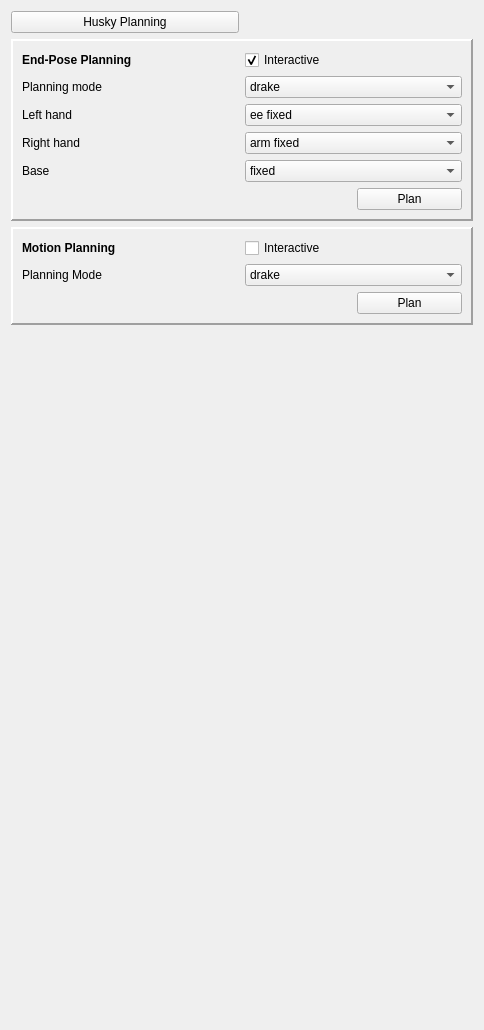
<?xml version="1.0" encoding="UTF-8"?>
<ui version="4.0">
 <class>moveFootDownButton</class>
 <widget class="QWidget" name="moveFootDownButton">
  <property name="geometry">
   <rect>
    <x>0</x>
    <y>0</y>
    <width>484</width>
    <height>1030</height>
   </rect>
  </property>
  <property name="windowTitle">
   <string>Motion Planning Panel</string>
  </property>
  <layout class="QGridLayout" name="gridLayout_7">
   <item row="3" column="0" colspan="2">
    <widget class="QFrame" name="MotionPlanningPanel">
     <property name="frameShape">
      <enum>QFrame::Panel</enum>
     </property>
     <property name="frameShadow">
      <enum>QFrame::Raised</enum>
     </property>
     <property name="lineWidth">
      <number>2</number>
     </property>
     <layout class="QGridLayout" name="gridLayout_5">
      <item row="0" column="0">
       <layout class="QGridLayout" name="gridLayout_2">
        <item row="0" column="1">
         <widget class="QCheckBox" name="mpInteractiveCheck">
          <property name="enabled">
           <bool>true</bool>
          </property>
          <property name="text">
           <string>Interactive</string>
          </property>
          <property name="checkable">
           <bool>true</bool>
          </property>
         </widget>
        </item>
        <item row="0" column="0">
         <widget class="QLabel" name="label_4">
          <property name="font">
           <font>
            <weight>75</weight>
            <bold>true</bold>
           </font>
          </property>
          <property name="text">
           <string>Motion Planning</string>
          </property>
         </widget>
        </item>
        <item row="2" column="1">
         <layout class="QHBoxLayout" name="horizontalLayout_3">
          <item>
           <widget class="QLabel" name="label_9">
            <property name="text">
             <string/>
            </property>
           </widget>
          </item>
          <item>
           <widget class="QPushButton" name="mpPlanButton">
            <property name="text">
             <string>Plan</string>
            </property>
           </widget>
          </item>
         </layout>
        </item>
        <item row="1" column="0">
         <widget class="QLabel" name="label_7">
          <property name="text">
           <string>Planning Mode</string>
          </property>
         </widget>
        </item>
        <item row="1" column="1">
         <widget class="QComboBox" name="mpModeCombo">
          <item>
           <property name="text">
            <string>drake</string>
           </property>
          </item>
          <item>
           <property name="text">
            <string>exotica</string>
           </property>
          </item>
         </widget>
        </item>
       </layout>
      </item>
     </layout>
    </widget>
   </item>
   <item row="1" column="0" colspan="2">
    <widget class="QFrame" name="EndPosePlanningPanel">
     <property name="sizePolicy">
      <sizepolicy hsizetype="Preferred" vsizetype="Minimum">
       <horstretch>0</horstretch>
       <verstretch>0</verstretch>
      </sizepolicy>
     </property>
     <property name="whatsThis">
      <string/>
     </property>
     <property name="accessibleName">
      <string/>
     </property>
     <property name="frameShape">
      <enum>QFrame::Panel</enum>
     </property>
     <property name="frameShadow">
      <enum>QFrame::Raised</enum>
     </property>
     <property name="lineWidth">
      <number>2</number>
     </property>
     <layout class="QGridLayout" name="gridLayout_8">
      <item row="0" column="0" rowspan="2" colspan="2">
       <layout class="QGridLayout" name="gridLayout">
        <item row="1" column="0">
         <widget class="QLabel" name="label_6">
          <property name="text">
           <string>Planning mode</string>
          </property>
         </widget>
        </item>
        <item row="1" column="1">
         <widget class="QComboBox" name="fpModeCombo">
          <property name="contextMenuPolicy">
           <enum>Qt::DefaultContextMenu</enum>
          </property>
          <item>
           <property name="text">
            <string>drake</string>
           </property>
          </item>
          <item>
           <property name="text">
            <string>exotica</string>
           </property>
          </item>
         </widget>
        </item>
        <item row="0" column="0">
         <widget class="QLabel" name="label_2">
          <property name="font">
           <font>
            <weight>75</weight>
            <bold>true</bold>
           </font>
          </property>
          <property name="text">
           <string>&lt;html&gt;&lt;head/&gt;&lt;body&gt;&lt;p&gt;&lt;span style=&quot; font-weight:600;&quot;&gt;End-Pose Planning&lt;/span&gt;&lt;/p&gt;&lt;/body&gt;&lt;/html&gt;</string>
          </property>
         </widget>
        </item>
        <item row="2" column="0">
         <widget class="QLabel" name="label_5">
          <property name="text">
           <string>Left hand</string>
          </property>
         </widget>
        </item>
        <item row="2" column="1">
         <widget class="QComboBox" name="larmCombo">
          <item>
           <property name="text">
            <string>ee fixed</string>
           </property>
          </item>
          <item>
           <property name="text">
            <string>arm fixed</string>
           </property>
          </item>
         </widget>
        </item>
        <item row="0" column="1">
         <widget class="QCheckBox" name="fpInteractiveCheck">
          <property name="enabled">
           <bool>true</bool>
          </property>
          <property name="text">
           <string>Interactive</string>
          </property>
          <property name="checked">
           <bool>true</bool>
          </property>
         </widget>
        </item>
        <item row="5" column="1">
         <layout class="QHBoxLayout" name="horizontalLayout">
          <item>
           <widget class="QLabel" name="label_3">
            <property name="text">
             <string/>
            </property>
           </widget>
          </item>
          <item>
           <widget class="QPushButton" name="epPlanButton">
            <property name="text">
             <string>Plan</string>
            </property>
           </widget>
          </item>
         </layout>
        </item>
        <item row="3" column="0">
         <widget class="QLabel" name="label">
          <property name="text">
           <string>Right hand</string>
          </property>
         </widget>
        </item>
        <item row="3" column="1">
         <widget class="QComboBox" name="rarmCombo">
          <item>
           <property name="text">
            <string>arm fixed</string>
           </property>
          </item>
          <item>
           <property name="text">
            <string>ee fixed</string>
           </property>
          </item>
         </widget>
        </item>
        <item row="4" column="0">
         <widget class="QLabel" name="label_8">
          <property name="text">
           <string>Base</string>
          </property>
         </widget>
        </item>
        <item row="4" column="1">
         <widget class="QComboBox" name="baseCombo">
          <item>
           <property name="text">
            <string>fixed</string>
           </property>
          </item>
          <item>
           <property name="text">
            <string>constrained</string>
           </property>
          </item>
         </widget>
        </item>
       </layout>
      </item>
     </layout>
    </widget>
   </item>
   <item row="0" column="0">
    <widget class="QPushButton" name="huskyPlanningButton">
     <property name="text">
      <string>Husky Planning</string>
     </property>
     <property name="checkable">
      <bool>true</bool>
     </property>
    </widget>
   </item>
   <item row="4" column="0">
    <spacer name="verticalSpacer_2">
     <property name="orientation">
      <enum>Qt::Vertical</enum>
     </property>
     <property name="sizeHint" stdset="0">
      <size>
       <width>20</width>
       <height>40</height>
      </size>
     </property>
    </spacer>
   </item>
  </layout>
 </widget>
 <resources/>
 <connections/>
</ui>
